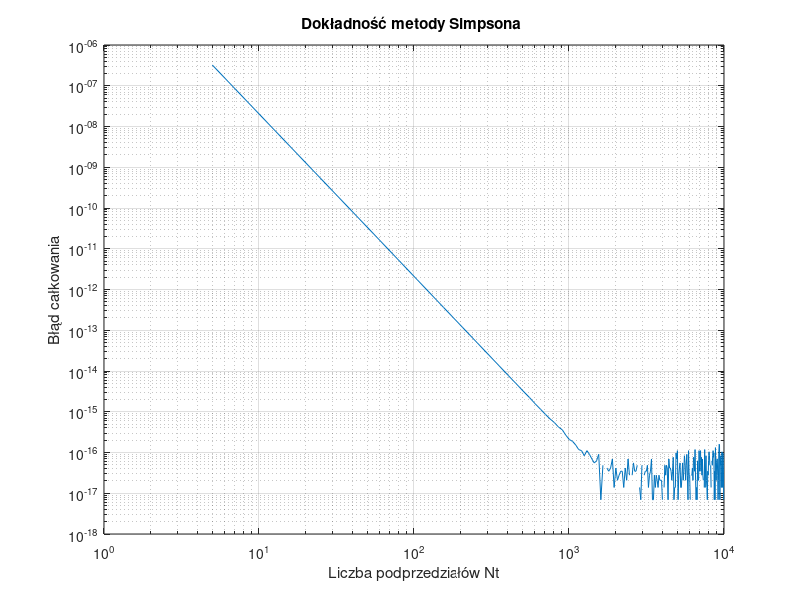

MATLAB code to generate this figure:
function [ft_5, integral_1000, Nt, integration_error] = simpson_rule_accuracy_evaluation()
    % Funkcja służy do numerycznego obliczania całki oznaczonej metodą trapezów
    % z funkcji gęstości prawdopodobieństwa awarii urządzenia elektronicznego.
    % Jej celem jest porównanie dokładności obliczeń
    % w zależności od liczby zastosowanych podprzedziałów całkowania.
    %
    % ft_5 – wartość funkcji gęstości prawdopodobieństwa obliczona dla t = 5.
    %
    % integral_1000 – przybliżona wartość całki oznaczonej na przedziale [0, 5]
    %   wyznaczona metodą trapezów dla liczby podprzedziałów wynoszącej 1000.
    %
    % integration_error – wektor zawierający błędy bezwzględne numerycznego
    %   wyznaczenia wartości całki oznaczonej. Wartość integration_error(1,i)
    %   oznacza błąd obliczenia całki dla Nt(1,i) podprzedziałów:
    %   integration_error(1, i) = abs(integral_approximation - reference_value),
    %   gdzie reference_value to wzorcowa wartość całki.
    %
    % Nt – wektor wierszowy zawierający liczby podprzedziałów całkowania,
    %   dla których wyznaczane są przybliżenia całki i obliczany jest błąd.

    reference_value = 0.0473612919396179; % wartość referencyjna całki
    ft_5 = failure_density_function(5); % wartość funkcji dla t = 5

    N = 1000; % liczba podprzedziałów
    x = linspace(0,5,N+1);
    integral_1000 = simpson_rule(x);

    Nt = 5:50:10000;
    integration_error = zeros(1, length(Nt));

    for i = 1:length(Nt)
        N_local = Nt(i);
        x_local = linspace(0, 5, N_local + 1); % N+1 punktów
        integration_result = simpson_rule(x_local);
        integration_error(i) = abs(integration_result - reference_value);
    end

    figure;
    loglog(Nt, integration_error);
    grid on;
    xlabel('Liczba podprzedziałów Nt');
    ylabel('Błąd całkowania');
    title('Dokładność metody Simpsona ');


end


function integral_approximation = simpson_rule(x)
    % Oblicza przybliżoną wartość całki oznaczonej z funkcji gęstości
    % prawdopodobieństwa (failure_density_function) przy użyciu
    % metody trapezów.
    %
    % x – wektor rosnących wartości określających końce podprzedziałów całkowania.
    %     Dla n-elementowego wektora x zdefiniowanych jest n−1 podprzedziałów
    %     całkowania: [x(1), x(2)], [x(2), x(3)], ..., [x(n−1), x(n)].
    %
    % integral_approximation – przybliżona wartość całki oznaczonej
    delta_x = x(2) - x(1);
    midpoints = (x(1:end-1) + x(2:end)) / 2;
    integral_approximation = (sum(failure_density_function(x(1:end-1)))+4*sum(failure_density_function(midpoints))+sum(failure_density_function(x(2:end))))* (delta_x / 6);
end

function ft = failure_density_function(t)
    % Zwraca wartości funkcji gęstości prawdopodobieństwa wystąpienia awarii
    % urządzenia elektronicznego dla zadanych wartości czasu t.
    %
    % t – wektor wartości czasu (wyrażonych w latach), dla których obliczane
    %   są wartości funkcji gęstości prawdopodobieństwa.
    %
    % ft – wektor zawierający wartości funkcji gęstości prawdopodobieństwa
    %      odpowiadające kolejnym elementom wektora t.

    ft = 1 / (3 * sqrt(2*pi)) * exp(-((t - 10).^2) / (2 * 3^2));
end
